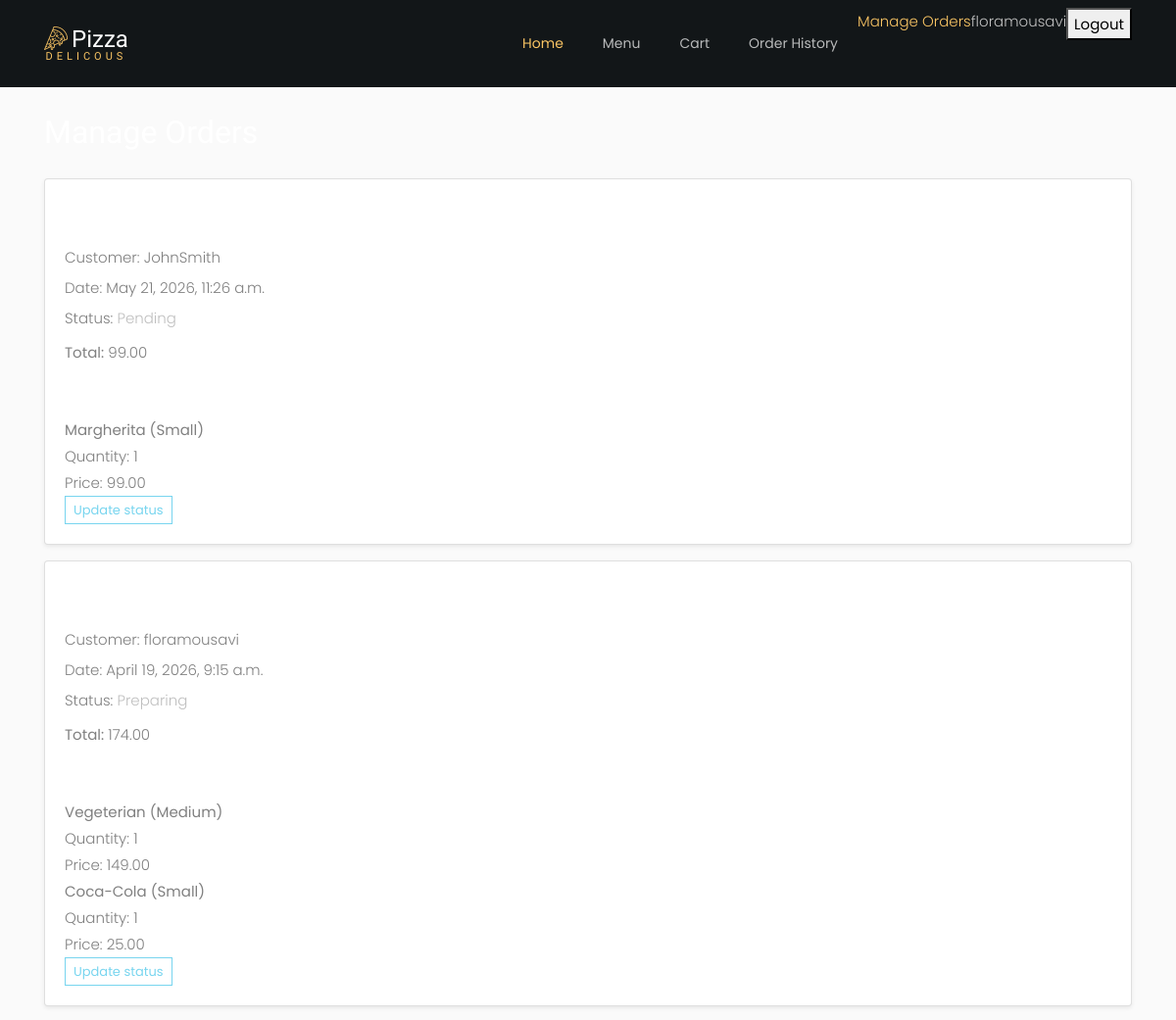
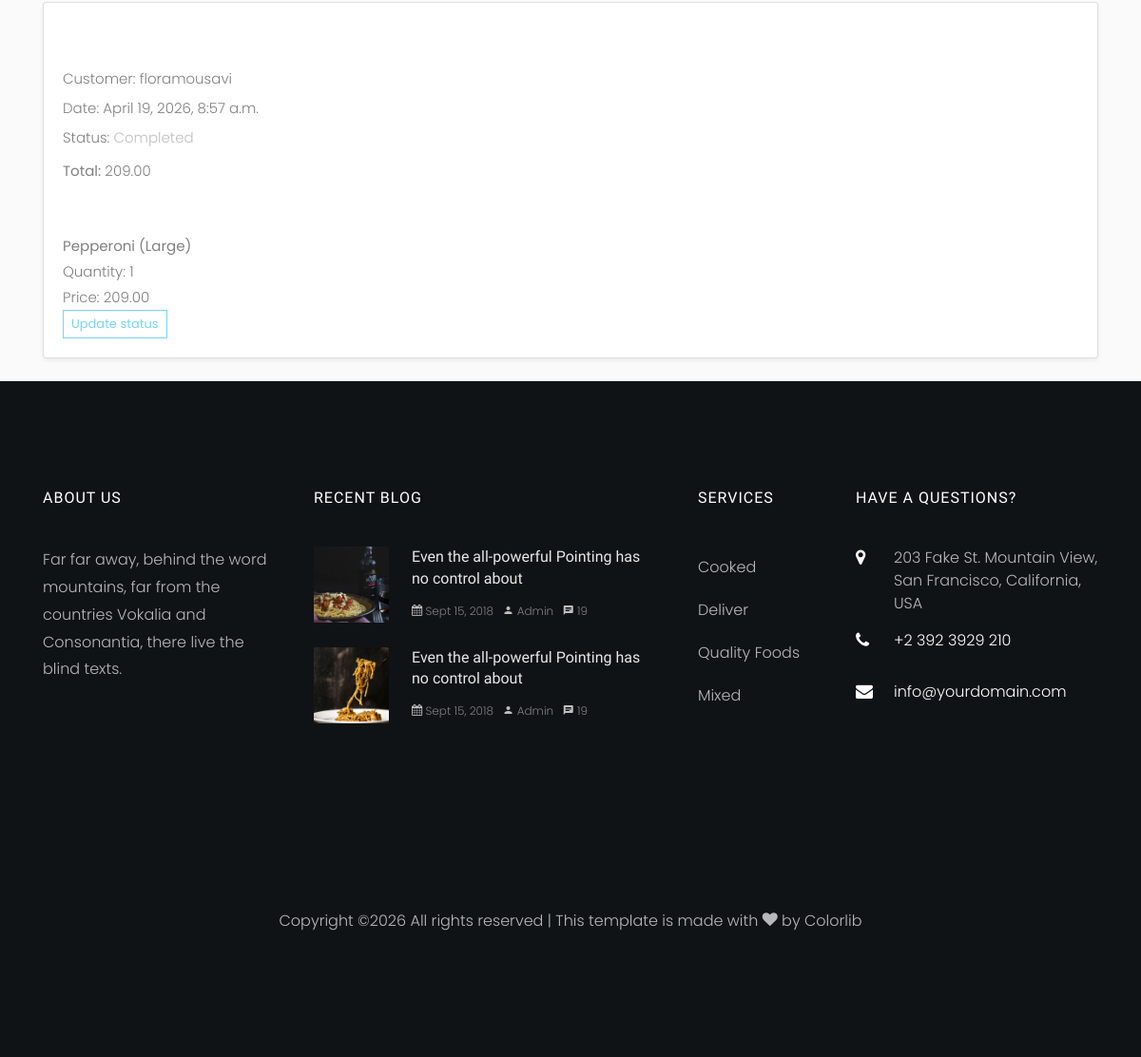
Page /orders/staff/ (signed in) on the committed database (2 pictures, top to bottom).
### orders/models.py (models this page shows, shortened)
class Order(models.Model):
    STATUS_PENDING = "Pending"
    STATUS_PREPARING = "Preparing"
    STATUS_COMPLETED = "Completed"
    STATUS_CHOICES = [
        (STATUS_PENDING, "Pending"),
        (STATUS_PREPARING, "Preparing"),
        (STATUS_COMPLETED, "Completed"),
    ]
    user = models.ForeignKey(
        settings.AUTH_USER_MODEL,
        on_delete=models.CASCADE,
        related_name="orders"
    )
    created_at = models.DateTimeField(auto_now_add=True)
    total_price = models.DecimalField(max_digits=8, decimal_places=2, default=0.00)
    status = models.CharField(max_length=20, choices=STATUS_CHOICES, default=STATUS_PENDING)

class OrderItem(models.Model):
    order = models.ForeignKey(Order, on_delete=models.CASCADE, related_name="items")
    pizza = models.ForeignKey(Pizza, on_delete=models.SET_NULL, null=True, blank=True)
    drink = models.ForeignKey(Drink, on_delete=models.SET_NULL, null=True, blank=True)
    pizza_size = models.ForeignKey(PizzaSize, on_delete=models.SET_NULL, null=True, blank=True)
    selected_toppings = models.ManyToManyField(Topping, blank=True)
    quantity = models.PositiveIntegerField(default=1)
    item_name_snapshot = models.CharField(max_length=150)
    item_price_snapshot = models.DecimalField(max_digits=8, decimal_places=2)

### orders/views.py (the view)
# urls.py: path("staff/", views.staff_order_list, name="staff_order_list"),
@login_required
@user_passes_test(staff_required)
def staff_order_list(request):
    orders = Order.objects.all().order_by("-created_at")
    return render(request, "orders/staff_order_list.html", {"orders": orders})

### orders/views.py (called while the page is built)
def staff_required(user):
    return user.is_staff

### orders/templates/orders/staff_order_list.html (shortened to what this page needs)
{% extends "base.html" %}
{% block content %}
    <h2 class="mb-4">Manage Orders</h2>
    {% if orders %}
        {% for order in orders %}
            <div class="card mb-3 shadow-sm">
                <div class="card-body">
                    <h4 class="card-title">Order #{{ order.id }}</h4>
                    <p class="meta-text mb-1">Customer: {{ order.user.username }}</p>
                    <p class="meta-text mb-1">Date: {{ order.created_at }}</p>
                    <p class="mb-2">
                        Status:
                        <span class="status-badge order-status-{{ order.status|lower }}">
                            {{ order.status }}
                        </span>
                    </p>
                    <p class="mb-3"><strong>Total:</strong> {{ order.total_price }}</p>
                    <h5 class="section-title">Items</h5>
                    {% for item in order.items.all %}
                        <div class="item-box">
                            <strong>{{ item.item_name_snapshot }}</strong><br>
                            Quantity: {{ item.quantity }}<br>
                            Price: {{ item.item_price_snapshot }}
                        </div>
                    {% empty %}
                        <p>No items in this order.</p>
                    {% endfor %}
                    <a href="{% url 'orders:update_order_status' order.id %}" class="btn btn-outline-primary btn-sm">
                        Update status
                    </a>
                </div>
            </div>
        {% endfor %}
    {% else %}
        <div class="alert alert-secondary">No orders found.</div>
    {% endif %}
{% endblock %}

### templates/base.html (shortened to what this page needs)
{% load static %}
<!DOCTYPE html>
<html lang="en">
<head>
    <link rel="stylesheet" href="{% static 'pizza_template/css/open-iconic-bootstrap.min.css' %}">
    <link rel="stylesheet" href="{% static 'pizza_template/css/animate.css' %}">
    <link rel="stylesheet" href="{% static 'pizza_template/css/owl.carousel.min.css' %}">
    <link rel="stylesheet" href="{% static 'pizza_template/css/owl.theme.default.min.css' %}">
    <link rel="stylesheet" href="{% static 'pizza_template/css/magnific-popup.css' %}">
    <link rel="stylesheet" href="{% static 'pizza_template/css/aos.css' %}">
    <link rel="stylesheet" href="{% static 'pizza_template/css/ionicons.min.css' %}">
    <link rel="stylesheet" href="{% static 'pizza_template/css/bootstrap-datepicker.css' %}">
    <link rel="stylesheet" href="{% static 'pizza_template/css/jquery.timepicker.css' %}">
    <link rel="stylesheet" href="{% static 'pizza_template/css/flaticon.css' %}">
    <link rel="stylesheet" href="{% static 'pizza_template/css/icomoon.css' %}">
    <link rel="stylesheet" href="{% static 'pizza_template/css/style.css' %}">
</head>
<body class="bg-light">
      	<nav class="navbar navbar-expand-lg navbar-dark ftco_navbar bg-dark ftco-navbar-light" id="ftco-navbar">
            <div class="container">
                  <a class="navbar-brand" href="index.html"><span class="flaticon-pizza-1 mr-1"></span>Pizza<br><small>Delicous</small></a>
              <div class="collapse navbar-collapse" id="ftco-nav">
                <ul class="navbar-nav ml-auto">
                  <li class="nav-item active"><a href="{% url 'menu:home' %}" class="nav-link">Home</a></li>
                  <li class="nav-item"><a href="{% url 'menu:menu_list' %}" class="nav-link">Menu</a></li>
                  <li class="nav-item"><a href="{% url 'orders:cart' %}" class="nav-link">Cart</a></li>
                  <li class="nav-item"><a href="{% url 'orders:order_history' %}" class="nav-link">Order History</a></li>
                    {% if user.is_authenticated and user.is_staff %}
                        <a href="{% url 'orders:staff_order_list' %}">Manage Orders</a>
                    {% endif %}
                    {% if user.is_authenticated %}
                        <span>{{ user.username }}</span>
                        <form action="{% url 'accounts:logout' %}" method="post" style="display:inline;">
                            <button type="submit">Logout</button>
                        </form>
                    {% else %}
                        <a href="{% url 'accounts:login' %}">Login</a>
                        <a href="{% url 'accounts:register' %}">Register</a>
                    {% endif %}
                </ul>
              </div>
		    </div>
        </nav>
    <div class="container my-4">
        {% block content %}
        {% endblock %}
    </div>
<footer class="ftco-footer ftco-section img">
      <div class="container">
        <div class="row mb-5">
          <div class="col-lg-3 col-md-6 mb-5 mb-md-5">
            <div class="ftco-footer-widget mb-4">
              <h2 class="ftco-heading-2">About Us</h2>
              <p>Far far away, behind the word mountains, far from the countries Vokalia and Consonantia, there live the blind texts.</p>
              <ul class="ftco-footer-social list-unstyled float-md-left float-lft mt-5">
              </ul>
            </div>
          </div>
          <div class="col-lg-4 col-md-6 mb-5 mb-md-5">
            <div class="ftco-footer-widget mb-4">
              <h2 class="ftco-heading-2">Recent Blog</h2>
              <div class="block-21 mb-4 d-flex">
                <a class="blog-img mr-4" style="background-image: url({% static 'pizza_template/images/image_1.jpg' %}"></a>
                <div class="text">
                  <h3 class="heading"><a href="#">Even the all-powerful Pointing has no control about</a></h3>
                  <div class="meta">
                    <div><a href="#"><span class="icon-calendar"></span> Sept 15, 2018</a></div>
                    <div><a href="#"><span class="icon-person"></span> Admin</a></div>
                    <div><a href="#"><span class="icon-chat"></span> 19</a></div>
                  </div>
                </div>
              </div>
              <div class="block-21 mb-4 d-flex">
                <a class="blog-img mr-4" style="background-image: url({% static 'pizza_template/images/image_2.jpg' %}"></a>
                <div class="text">
                  <h3 class="heading"><a href="#">Even the all-powerful Pointing has no control about</a></h3>
                  <div class="meta">
                    <div><a href="#"><span class="icon-calendar"></span> Sept 15, 2018</a></div>
                    <div><a href="#"><span class="icon-person"></span> Admin</a></div>
                    <div><a href="#"><span class="icon-chat"></span> 19</a></div>
                  </div>
                </div>
              </div>
            </div>
          </div>
          <div class="col-lg-2 col-md-6 mb-5 mb-md-5">
             <div class="ftco-footer-widget mb-4 ml-md-4">
              <h2 class="ftco-heading-2">Services</h2>
              <ul class="list-unstyled">
                <li><a href="#" class="py-2 d-block">Cooked</a></li>
                <li><a href="#" class="py-2 d-block">Deliver</a></li>
                <li><a href="#" class="py-2 d-block">Quality Foods</a></li>
                <li><a href="#" class="py-2 d-block">Mixed</a></li>
              </ul>
            </div>
          </div>
          <div class="col-lg-3 col-md-6 mb-5 mb-md-5">
            <div class="ftco-footer-widget mb-4">
            	<h2 class="ftco-heading-2">Have a Questions?</h2>
            	<div class="block-23 mb-3">
	              <ul>
	                <li><span class="icon icon-map-marker"></span><span class="text">203 Fake St. Mountain View, San Francisco, California, USA</span></li>
	                <li><a href="#"><span class="icon icon-phone"></span><span class="text">+2 392 3929 210</span></a></li>
	                <li><a href="#"><span class="icon icon-envelope"></span><span class="text">info@yourdomain.com</span></a></li>
	              </ul>
	            </div>
            </div>
          </div>
        </div>
        <div class="row">
          <div class="col-md-12 text-center">
            <p>
  Copyright &copy;<script>document.write(new Date().getFullYear());</script> All rights reserved | This template is made with <i class="icon-heart" aria-hidden="true"></i> by <a href="https://colorlib.com" target="_blank">Colorlib</a>
  </p>
          </div>
        </div>
      </div>
    </footer>
</body>
</html>

### static/pizza_template/css/icomoon.css (style rules this page uses)
[class^="icon-"], [class*=" icon-"] { font-family: 'icomoon' !important; speak: none; font-style: normal; font-weight: normal; font-variant: normal; text-transform: none; line-height: 1; -webkit-font-smoothing: antialiased; -moz-osx-font-smoothing: grayscale; }
.icon-heart:before { content: "\f004"; }
.icon-map-marker:before { content: "\f041"; }
.icon-calendar:before { content: "\f073"; }
.icon-phone:before { content: "\f095"; }
.icon-envelope:before { content: "\f0e0"; }
.icon-chat:before { content: "\e0b7"; }
.icon-person:before { content: "\e7fd"; }

### rows in the picture
Order: user.username "JohnSmith", created_at "May 21, 2026, 11:26 a.m.", status "Pending", total_price "99.00"
OrderItem: item_name_snapshot "Margherita (Small)", quantity "1", item_price_snapshot "99.00"
Order: user.username "floramousavi", created_at "April 19, 2026, 9:15 a.m.", status "Preparing", total_price "174.00"
OrderItem: item_name_snapshot "Vegeterian (Medium)", quantity "1", item_price_snapshot "149.00"
OrderItem: item_name_snapshot "Coca-Cola (Small)", quantity "1", item_price_snapshot "25.00"
Order: user.username "floramousavi", created_at "April 19, 2026, 8:57 a.m.", status "Completed", total_price "209.00"
OrderItem: item_name_snapshot "Pepperoni (Large)", quantity "1", item_price_snapshot "209.00"

### other values in the picture
{{ user.username }} "floramousavi"
